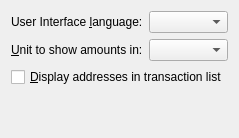
     <widget class="QWidget" name="tabDisplay">
      <attribute name="title">
       <string>&amp;Display</string>
      </attribute>
      <layout class="QVBoxLayout" name="verticalLayout_Display">
       <item>
        <layout class="QHBoxLayout" name="horizontalLayout_1_Display">
         <item>
          <widget class="QLabel" name="langLabel">
           <property name="text">
            <string>User Interface &amp;language:</string>
           </property>
           <property name="textFormat">
            <enum>Qt::PlainText</enum>
           </property>
           <property name="buddy">
            <cstring>lang</cstring>
           </property>
          </widget>
         </item>
         <item>
          <widget class="QValueComboBox" name="lang">
           <property name="toolTip">
            <string>The user interface language can be set here. This setting will take effect after restarting 42.</string>
           </property>
          </widget>
         </item>
        </layout>
       </item>
       <item>
        <layout class="QHBoxLayout" name="horizontalLayout_2_Display">
         <item>
          <widget class="QLabel" name="unitLabel">
           <property name="text">
            <string>&amp;Unit to show amounts in:</string>
           </property>
           <property name="textFormat">
            <enum>Qt::PlainText</enum>
           </property>
           <property name="buddy">
            <cstring>unit</cstring>
           </property>
          </widget>
         </item>
         <item>
          <widget class="QValueComboBox" name="unit">
           <property name="toolTip">
            <string>Choose the default subdivision unit to show in the interface and when sending coins.</string>
           </property>
          </widget>
         </item>
        </layout>
       </item>
       <item>
        <widget class="QCheckBox" name="displayAddresses">
         <property name="toolTip">
          <string>Whether to show 42 addresses in the transaction list or not.</string>
         </property>
         <property name="text">
          <string>&amp;Display addresses in transaction list</string>
         </property>
        </widget>
       </item>
       <item>
        <spacer name="verticalSpacer_Display">
         <property name="orientation">
          <enum>Qt::Vertical</enum>
         </property>
         <property name="sizeHint" stdset="0">
          <size>
           <width>20</width>
           <height>40</height>
          </size>
         </property>
        </spacer>
       </item>
      </layout>
     </widget>
